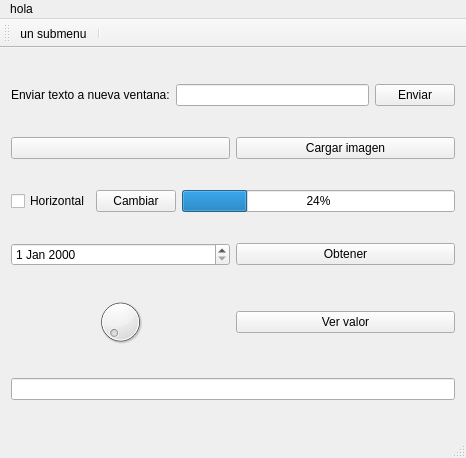
<?xml version="1.0" encoding="UTF-8"?>
<ui version="4.0">
 <class>MainWindow</class>
 <widget class="QMainWindow" name="MainWindow">
  <property name="geometry">
   <rect>
    <x>0</x>
    <y>0</y>
    <width>466</width>
    <height>458</height>
   </rect>
  </property>
  <property name="windowTitle">
   <string>MainWindow</string>
  </property>
  <widget class="QWidget" name="centralWidget">
   <layout class="QHBoxLayout" name="horizontalLayout_6">
    <item>
     <layout class="QVBoxLayout" name="verticalLayout">
      <item>
       <layout class="QHBoxLayout" name="horizontalLayout_2">
        <item>
         <widget class="QLabel" name="lblLeyenda1">
          <property name="text">
           <string>Enviar texto a nueva ventana:</string>
          </property>
         </widget>
        </item>
        <item>
         <widget class="QLineEdit" name="txtaEnviar"/>
        </item>
        <item>
         <widget class="QPushButton" name="btnEnviar">
          <property name="text">
           <string>Enviar</string>
          </property>
         </widget>
        </item>
       </layout>
      </item>
      <item>
       <layout class="QHBoxLayout" name="horizontalLayout_3">
        <item>
         <widget class="QPushButton" name="btnMiImagen">
          <property name="text">
           <string/>
          </property>
         </widget>
        </item>
        <item>
         <widget class="QPushButton" name="btnCargarImagen">
          <property name="text">
           <string>Cargar imagen</string>
          </property>
         </widget>
        </item>
       </layout>
      </item>
      <item>
       <layout class="QHBoxLayout" name="horizontalLayout_4">
        <item>
         <widget class="QCheckBox" name="chkModo">
          <property name="text">
           <string>Horizontal</string>
          </property>
         </widget>
        </item>
        <item>
         <widget class="QPushButton" name="btnCambiarModo">
          <property name="text">
           <string>Cambiar</string>
          </property>
         </widget>
        </item>
        <item>
         <widget class="QProgressBar" name="pbMiBarra">
          <property name="value">
           <number>24</number>
          </property>
         </widget>
        </item>
       </layout>
      </item>
      <item>
       <layout class="QHBoxLayout" name="horizontalLayout">
        <item>
         <widget class="QDateEdit" name="dtFecha"/>
        </item>
        <item>
         <widget class="QPushButton" name="pushButton">
          <property name="text">
           <string>Obtener</string>
          </property>
         </widget>
        </item>
       </layout>
      </item>
      <item>
       <layout class="QHBoxLayout" name="horizontalLayout_5">
        <item>
         <widget class="QDial" name="dial"/>
        </item>
        <item>
         <widget class="QPushButton" name="btnVerValor">
          <property name="text">
           <string>Ver valor</string>
          </property>
         </widget>
        </item>
       </layout>
      </item>
      <item>
       <widget class="QLineEdit" name="lblFecha"/>
      </item>
     </layout>
    </item>
   </layout>
  </widget>
  <widget class="QToolBar" name="mainToolBar">
   <attribute name="toolBarArea">
    <enum>TopToolBarArea</enum>
   </attribute>
   <attribute name="toolBarBreak">
    <bool>false</bool>
   </attribute>
   <addaction name="actionUn_submenu"/>
   <addaction name="separator"/>
  </widget>
  <widget class="QStatusBar" name="statusBar"/>
  <widget class="QMenuBar" name="menuBar">
   <property name="geometry">
    <rect>
     <x>0</x>
     <y>0</y>
     <width>466</width>
     <height>21</height>
    </rect>
   </property>
   <widget class="QMenu" name="menuHola">
    <property name="title">
     <string>hola</string>
    </property>
    <widget class="QMenu" name="menuOtroMenu">
     <property name="title">
      <string>otroMenu</string>
     </property>
     <addaction name="actionUn_submenu"/>
    </widget>
    <addaction name="actionMenu_1"/>
    <addaction name="menuOtroMenu"/>
   </widget>
   <addaction name="menuHola"/>
  </widget>
  <action name="actionMenu_1">
   <property name="text">
    <string>Menu 1</string>
   </property>
  </action>
  <action name="actionUn_submenu">
   <property name="icon">
    <iconset resource="imagenes.qrc">
     <normaloff>:/misRecursos/logo</normaloff>:/misRecursos/logo</iconset>
   </property>
   <property name="text">
    <string>un submenu</string>
   </property>
  </action>
 </widget>
 <layoutdefault spacing="6" margin="11"/>
 <resources>
  <include location="imagenes.qrc"/>
 </resources>
 <connections/>
</ui>
